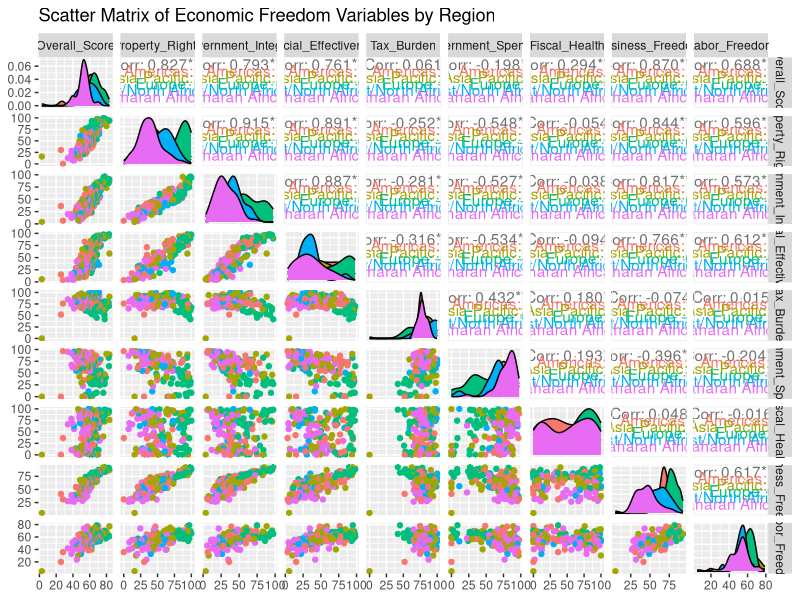

The R script that drew this image:

#tidyverse is library for EDA 
library(tidyverse)

#-Section-1 : 
#---------> 1. loading Data sets 
#---------> 2. Checking all NA values of Data sets using Summary method 
#---------> 3. checking number of rows having NA values 
#---------> 4. Removing NA values from Data sets 
#---------> 5. Checking Data sets Summary method 
#---------> 6. checking number of rows after removing NA values
#========================================================================

#loading data from data sets 
economic_data = read_csv("data/index_of_economic_freedom_2024.csv")
economic_data
#view all to columns
colnames(economic_data)
glimpse(economic_data)

#Step 1: checking all NA values in data sets using Summary() method
summary(economic_data)

#Step 2: Number of rows 
nrow(economic_data)

#step 3: removing NA values from each row 
economic_data_na = na.omit(economic_data)
economic_data_na

#Step 4: Checking all NA values in data-set after removing rows having NA values 
summary(economic_data_na)

#number of rows after removing 
nrow(economic_data_na)

#step 4 : Sorting data sets using overall_score highest to lowest
#economic_data_na <- economic_data_na %>%
#                arrange(desc(Overall_Score))
#economic_data_na

economic_data_na = arrange(economic_data_na,desc(Overall_Score))
economic_data_na 

#-Section 2 :
#--------> Part-1: R to build the Scatter matrix plot using ggpairs()

#Step-1: Installing ggPlot() and GGally() package for ploting scatter matrix plot

library(ggplot2)
library(GGally)

#Step-2: Using ggpairs() of above library in data sets after removing NA values & sorting 
ggpairs(economic_data_na,
        columns = 4:12, # Adjust column indices to include numeric variables
        aes(color = Region),
        title = "Scatter Matrix of Economic Freedom Variables by Region",
        cardinality_threshold = 200
        )

#Step - 3 : Single-predictor Linear Model 












